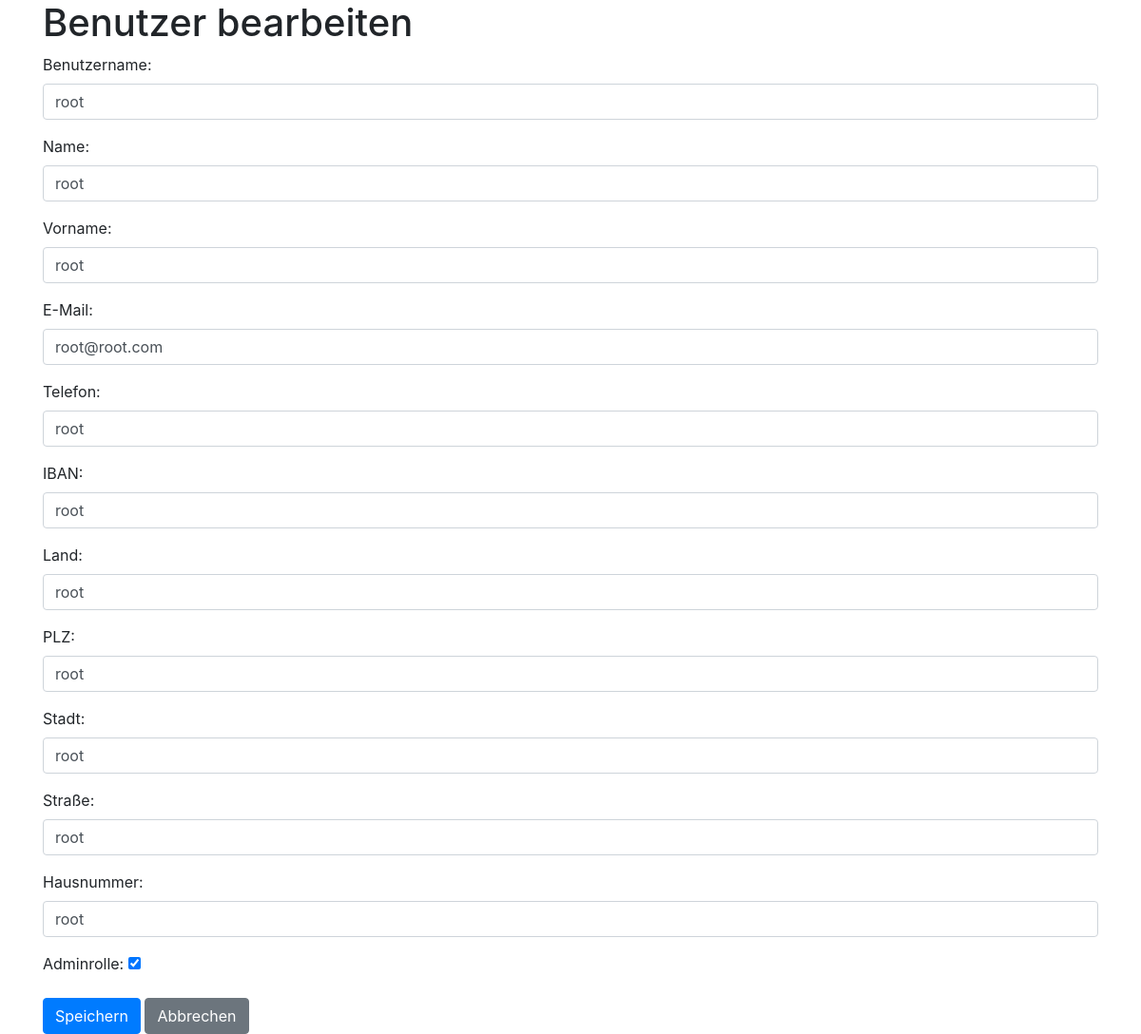
The page /admin/edit_user/1 (signed in) on the database its author committed.
### tables this page shows
CREATE TABLE User (
            ID INTEGER
            , username TEXT
            , password TEXT
            , adminrole INTEGER
            , PersonID INTEGER
            , PRIMARY KEY(ID));

CREATE TABLE Person (
            ID INTEGER
            , name TEXT
            , firstname TEXT
            , email TEXT
            , phone TEXT
            , iban TEXT
            , AddressID INTEGER
            , PRIMARY KEY(ID));

CREATE TABLE Address (
            ID INTEGER
            , country TEXT
            , zip TEXT
            , city TEXT
            , street TEXT
            , snumber TEXT
            , PRIMARY KEY(ID));

### app/controllers/admin_controller.py (the view, shortened to what this page needs)
@admin_bp.route('/edit_user/<int:user_id>', methods=['GET', 'POST'])
def edit_user(user_id):
    if not session.get('is_admin'):
        return redirect(url_for('user.login'))
    user = get_user_by_id(user_id)
    return render_template('admin_edit_user.html', user=user)

### app/views/templates/admin_edit_user.html (shortened to what this page needs)
<!DOCTYPE html>
<html lang="de">
<head>
    <link rel="stylesheet" href="https://stackpath.bootstrapcdn.com/bootstrap/4.5.2/css/bootstrap.min.css">
</head>
<body>
    <div class="container">
        <h1>Benutzer bearbeiten</h1>
        <form method="POST" action="{{ url_for('admin.update_user', user_id=user.id) }}">
            <div class="form-group">
                <label for="username">Benutzername:</label>
                <input type="text" class="form-control" id="username" name="username" value="{{ user.username }}" required>
            </div>
            <div class="form-group">
                <label for="name">Name:</label>
                <input type="text" class="form-control" id="name" name="name" value="{{ user.person.name }}" required>
            </div>
            <div class="form-group">
                <label for="firstname">Vorname:</label>
                <input type="text" class="form-control" id="firstname" name="firstname" value="{{ user.person.firstname }}" required>
            </div>
            <div class="form-group">
                <label for="email">E-Mail:</label>
                <input type="email" class="form-control" id="email" name="email" value="{{ user.person.email }}" required>
            </div>
            <div class="form-group">
                <label for="phone">Telefon:</label>
                <input type="text" class="form-control" id="phone" name="phone" value="{{ user.person.phone }}" required>
            </div>
            <div class="form-group">
                <label for="iban">IBAN:</label>
                <input type="text" class="form-control" id="iban" name="iban" value="{{ user.person.iban }}" required>
            </div>
            <div class="form-group">
                <label for="country">Land:</label>
                <input type="text" class="form-control" id="country" name="country" value="{{ user.person.address.country }}" required>
            </div>
            <div class="form-group">
                <label for="zip">PLZ:</label>
                <input type="text" class="form-control" id="zip" name="zip" value="{{ user.person.address.zip }}" required>
            </div>
            <div class="form-group">
                <label for="city">Stadt:</label>
                <input type="text" class="form-control" id="city" name="city" value="{{ user.person.address.city }}" required>
            </div>
            <div class="form-group">
                <label for="street">Straße:</label>
                <input type="text" class="form-control" id="street" name="street" value="{{ user.person.address.street }}" required>
            </div>
            <div class="form-group">
                <label for="snumber">Hausnummer:</label>
                <input type="text" class="form-control" id="snumber" name="snumber" value="{{ user.person.address.snumber }}" required>
            </div>
            <div class="form-group">
                <label for="is_admin">Adminrolle:</label>
                <input type="checkbox" id="is_admin" name="is_admin" {% if user.adminrole %}checked{% endif %}>
            </div>
            <button type="submit" class="btn btn-primary">Speichern</button>
            <a href="{{ url_for('admin.admin_dashboard') }}" class="btn btn-secondary">Abbrechen</a>
        </form>
    </div>
</body>
</html>

### rows shown on the page
User: username "root", adminrole "☑"
Person: name "root", firstname "root", email "root@root.com", phone "root", iban "root"
Address: country "root", zip "root", city "root", street "root", snumber "root"
